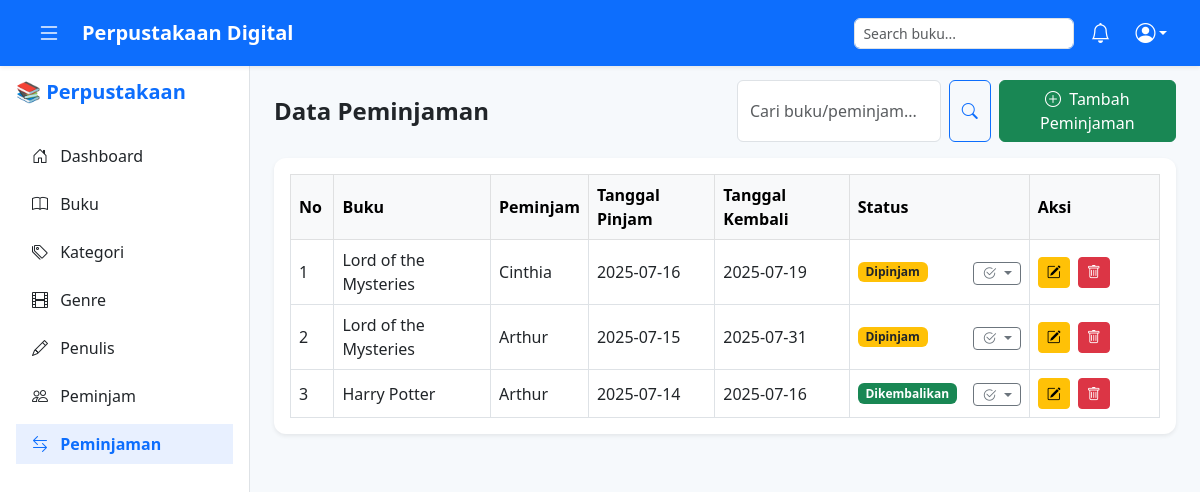
The page /pages/peminjaman.php (signed in) on the database its author committed.
### tables this page shows
CREATE TABLE `tb_peminjaman` (
  `id_peminjaman` int(11) NOT NULL,
  `id_buku` int(11) DEFAULT NULL,
  `id_peminjam` int(11) DEFAULT NULL,
  `tanggal_pinjam` date DEFAULT NULL,
  `tanggal_kembali` date DEFAULT NULL,
  `status` enum('Dipinjam','Dikembalikan','Terlambat') DEFAULT 'Dipinjam'
);

CREATE TABLE `tb_buku` (
  `id_buku` int(11) NOT NULL,
  `judul_buku` varchar(200) NOT NULL,
  `tahun_terbit` year(4) DEFAULT NULL,
  `id_kategori` int(11) DEFAULT NULL,
  `id_penulis` int(11) DEFAULT NULL
);

CREATE TABLE `tb_peminjam` (
  `id_peminjam` int(11) NOT NULL,
  `nama_peminjam` varchar(100) NOT NULL,
  `no_hp` varchar(20) DEFAULT NULL,
  `alamat` text DEFAULT NULL
);

### pages/peminjaman.php (the view, shortened to what this page needs)
<?php
include '../config/koneksi.php';
include '../componen/header.php';
include '../componen/sidebar.php';
$cari = $_GET['cari'] ?? '';
$data = mysqli_query($conn, "
    SELECT pj.*, b.judul_buku, pm.nama_peminjam
    FROM tb_peminjaman pj
    LEFT JOIN tb_buku b ON pj.id_buku = b.id_buku
    LEFT JOIN tb_peminjam pm ON pj.id_peminjam = pm.id_peminjam
    WHERE b.judul_buku LIKE '%$cari%' OR pm.nama_peminjam LIKE '%$cari%'
    ORDER BY pj.id_peminjaman DESC
");
?>
<main class="main-content" style="margin-left: 250px; padding-top: 80px; background-color: #f6f9fc;">
    <div class="container-fluid px-4">
        <div class="row align-items-center mb-3">
            <div class="col-md-6">
                <h4 class="fw-bold mb-0">Data Peminjaman</h4>
            </div>
            <div class="col-md-6 d-flex justify-content-end gap-2">
                <form method="GET" class="d-flex" role="search">
                    <input type="text" name="cari" class="form-control me-2" placeholder="Cari buku/peminjam..." value="<?= htmlspecialchars($cari); ?>">
                    <button class="btn btn-outline-primary" type="submit">
                        <i class="bi bi-search"></i>
                    </button>
                </form>
                <a href="tambah_peminjaman.php" class="btn btn-success">
                    <i class="bi bi-plus-circle me-1"></i> Tambah Peminjaman
                </a>
            </div>
        </div>
        <div class="card border-0 shadow-sm">
            <div class="card-body table-responsive">
                <table class="table table-bordered table-hover align-middle mb-0">
                    <thead class="table-light">
                        <tr>
                            <th style="width: 5%;">No</th>
                            <th>Buku</th>
                            <th>Peminjam</th>
                            <th>Tanggal Pinjam</th>
                            <th>Tanggal Kembali</th>
                            <th style="width: 180px;">Status</th>
                            <th style="width: 15%;">Aksi</th>
                        </tr>
                    </thead>
                    <tbody>
                        <?php $no = 1;
                        while ($d = mysqli_fetch_array($data)) { ?>
                            <tr>
                                <td><?= $no++; ?></td>
                                <td><?= htmlspecialchars($d['judul_buku']); ?></td>
                                <td><?= htmlspecialchars($d['nama_peminjam']); ?></td>
                                <td><?= $d['tanggal_pinjam']; ?></td>
                                <td><?= $d['tanggal_kembali']; ?></td>
                                <td class="position-relative">
                                    <div class="d-flex justify-content-between align-items-center">
                                        <span class="badge
                                            <?= $d['status'] == 'Dikembalikan' ? 'bg-success' : ($d['status'] == 'Terlambat' ? 'bg-danger' : 'bg-warning text-dark') ?>">
                                            <?= $d['status']; ?>
                                        </span>
                                        <div class="dropdown">
                                            <button class="btn btn-sm btn-outline-secondary dropdown-toggle py-0 px-2" type="button" data-bs-toggle="dropdown" aria-expanded="false">
                                                <i class="bi bi-check2-circle"></i>
                                            </button>
                                        </div>
                                    </div>
                                </td>
                                <td>
                                    <a href="edit_peminjaman.php?id=<?= $d['id_peminjaman']; ?>" class="btn btn-sm btn-warning me-1">
                                        <i class="bi bi-pencil-square"></i>
                                    </a>
                                    <a href="../proses/peminjaman_proses.php?hapus&id=<?= $d['id_peminjaman']; ?>" class="btn btn-sm btn-danger" onclick="return confirm('Hapus?')">
                                        <i class="bi bi-trash"></i>
                                    </a>
                                </td>
                            </tr>
                        <?php } ?>
                    </tbody>
                </table>
            </div>
        </div>
    </div>
</main>
<?php include '../componen/footer.php'; ?>

### assets/css/style.css (style rules this page uses)
body { background-color: #f6f9fc; font-family: "Segoe UI", sans-serif; overflow-x: hidden; }
.card { border-radius: 12px; }
.table th, .table td { vertical-align: middle; }

### rows shown on the page
tb_peminjaman: id_buku.judul_buku "Lord of the Mysteries", id_peminjam.nama_peminjam "Cinthia", tanggal_pinjam "2025-07-16", tanggal_kembali "2025-07-19", status "Dipinjam"
tb_peminjaman: id_buku.judul_buku "Lord of the Mysteries", id_peminjam.nama_peminjam "Arthur", tanggal_pinjam "2025-07-15", tanggal_kembali "2025-07-31", status "Dipinjam"
tb_peminjaman: id_buku.judul_buku "Harry Potter", id_peminjam.nama_peminjam "Arthur", tanggal_pinjam "2025-07-14", tanggal_kembali "2025-07-16", status "Dikembalikan"
